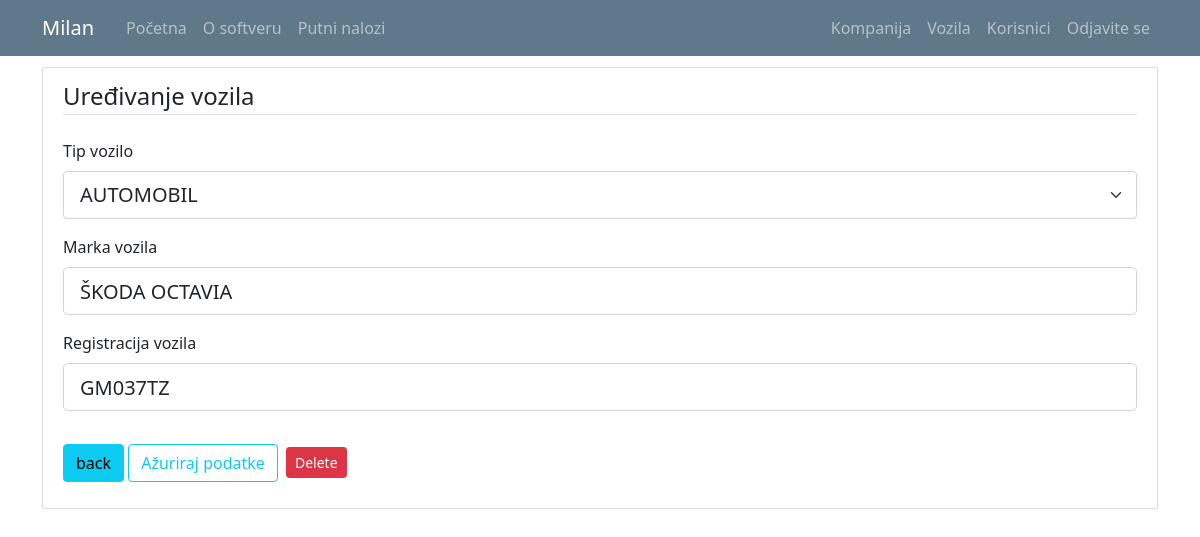
Page /vehicle/3 (signed in) on the committed database.
### putninalozi/models.py (models this page shows, shortened)
class User(db.Model, UserMixin):
    id = db.Column(db.Integer, primary_key=True)
    email = db.Column(db.String(120), unique=True, nullable=False)
    password = db.Column(db.String(60), nullable = False)
    name = db.Column(db.String(20), unique=False, nullable=False)
    surname = db.Column(db.String(20), unique=False, nullable=False)
    gender = db.Column(db.String(1)) #(0, "srednji"), (1, "muški"), (2, "ženski")
    workplace = db.Column(db.String(20), unique=False, nullable=False)
    authorization = db.Column(db.String(10), nullable = False) # ovde treba da budu tipovi korisnika: S_admin, C_admin, C_user
    company_id = db.Column(db.Integer, db.ForeignKey('company.id'), nullable=True)
    default_vehicle = db.Column(db.Integer) #kod radnika koji imaju svoj auto, da bude podrazumevana vrednost id tog vozila
    travelwarrants = db.relationship('TravelWarrant', backref='travelwarrant_user', lazy=True)

class Vehicle(db.Model):
    id = db.Column(db.Integer, primary_key=True)
    vehicle_type = db.Column(db.String(10), nullable = False)
    vehicle_brand = db.Column(db.String(10), nullable = False)
    vehicle_registration = db.Column(db.String(12), nullable = False)
    company_id = db.Column(db.Integer, db.ForeignKey('company.id'), nullable=False)
    travelwarrants = db.relationship('TravelWarrant', backref='travelwarrant_vehicle', lazy=True)

### putninalozi/vehicles/routes.py (the view)
@vehicles.route("/vehicle/<int:vehicle_id>", methods=['GET', 'POST'])
def vehicle_profile(vehicle_id): #ovo je funkcija za editovanje vozila
    vehicle = Vehicle.query.get_or_404(vehicle_id)
    if not current_user.is_authenticated:
        flash('Da bi ste pristupili ovoj stranici treba da budete ulogovani.', 'danger')
        return redirect(url_for('users.login'))
    elif current_user.authorization != 's_admin' and current_user.authorization != 'c_admin':
        abort(403)
    elif current_user.authorization == 'c_admin':
        if current_user.user_company.id != vehicle.vehicle_company.id:
            abort(403)
    print(Company.query.filter_by(id=vehicle.company_id).first().id)
    form = UpdateVehicleForm()
    form.reset()
    if form.validate_on_submit():
        vehicle.vehicle_type = form.vehicle_type.data.upper()
        vehicle.vehicle_brand = form.vehicle_brand.data.upper()
        vehicle.vehicle_registration = form.vehicle_registration.data.upper()
        if current_user.authorization == 'c_admin':
            vehicle.company_id=int(current_user.company_id)
        elif current_user.authorization == 's_admin':
            vehicle.company_id = form.company_id.data
        db.session.commit()
        flash('Profil vozila je ažuriran', 'success')
        return redirect(url_for('vehicles.vehicle_list')) #vidi da li je bolje na neko drugo mesto da ga prebaci
    elif request.method == 'GET':
        form.vehicle_type.data = str(vehicle.vehicle_type)
        form.vehicle_brand.data = vehicle.vehicle_brand
        form.vehicle_registration.data = vehicle.vehicle_registration
        form.company_id.choices = [(c.id, c.companyname) for c in db.session.query(Company.id,Company.companyname).order_by('companyname').all()]
        form.company_id.data = str(vehicle.company_id)
    return render_template('vehicle.html', title="Uređivanje vozila", vehicle=vehicle, form=form, legend='Uređivanje vozila')

### putninalozi/vehicles/forms.py
class UpdateVehicleForm(FlaskForm):
    vehicle_type = SelectField('Tip vozilo', validators=[DataRequired()], choices=[('AUTOMOBIL', 'AUTOMOBIL'),('KOMBI', 'KOMBI'),('KAMION', 'KAMION')])
    vehicle_brand = StringField('Marka vozila', validators=[DataRequired(), Length(min=2, max=20)])
    vehicle_registration = StringField('Registracija vozila', validators=[DataRequired(), Length(min=7, max=12)]) # GM 047-DD
    company_id = SelectField('Kompanija', validators=[DataRequired()], choices=[(c.id, c.companyname) for c in db.session.query(Company.id,Company.companyname).order_by('companyname').all()])
    submit = SubmitField('Ažuriraj podatke')
    def reset(self):
        self.__init__()

### putninalozi/models.py (called while the page is built)
@login_manager.user_loader
def load_user(user_id):
    return User.query.get(int(user_id))

### putninalozi/templates/vehicle.html (shortened to what this page needs)
{% extends "layout.html" %}
{% block content %}
<div class="content-section">
    <form method="POST" action="">
        <fieldset class="form-group">
            <legend class="border-bottom mb-4">{{ legend }}</legend>
            <div class="form-group">
                {{ form.vehicle_type.label(class="form-control-label") }}
                {% if form.vehicle_type.errors %}
                    {{ form.vehicle_type(class="form-control form-control-lg is-invalid") }}
                    <div class="invalid-feedback">
                        {% for error in form.vehicle_type.errors %}
                            <span>{{ error }}</span>
                        {% endfor %}
                    </div>
                {% else %}
                    {{ form.vehicle_type(class="form-select form-select-lg") }}
                {% endif %}
            </div>
            <div class="form-group">
                {{ form.vehicle_brand.label(class="form-control-label") }}
                {% if form.vehicle_brand.errors %}
                    {{ form.vehicle_brand(class="form-control form-control-lg is-invalid") }}
                    <div class="invalid-feedback">
                        {% for error in form.vehicle_brand.errors %}
                            <span>{{ error }}</span>
                        {% endfor %}
                    </div>
                {% else %}
                    {{ form.vehicle_brand(class="form-control form-control-lg") }}
                {% endif %}
            </div>
            <div class="form-group">
                {{ form.vehicle_registration.label(class="form-control-label") }}
                {% if form.vehicle_registration.errors %}
                    {{ form.vehicle_registration(class="form-control form-control-lg is-invalid") }}
                    <div class="invalid-feedback">
                        {% for error in form.vehicle_registration.errors %}
                            <span>{{ error }}</span>
                        {% endfor %}
                    </div>
                {% else %}
                    {{ form.vehicle_registration(class="form-control form-control-lg") }}
                {% endif %}
            </div>
        </fieldset>
        <div class="form-group">
          <a class="btn btn-info" href="{{url_for('vehicles.vehicle_list')}}">back</a>
          {{ form.submit(class="btn btn-outline-info") }}
          {% if current_user.authorization == 's_admin' or current_user.authorization == 'c_admin' %}
            <button type="button" class="btn btn-danger btn-sm m-1" data-toggle="modal" data-target="#DeleteModal">Delete</button>
          {% endif %}
        </div>
  </form>
</div>
{% endblock content%}

### putninalozi/templates/layout.html (shortened to what this page needs)
<!doctype html>
<html lang="en">
  <head>
    <link rel="stylesheet" href="https://cdn.jsdelivr.net/npm/bootstrap@4.3.1/dist/css/bootstrap.min.css">
    <link rel="stylesheet" type="text/css" href="{{ url_for('static', filename='main.css') }}">
    <link href="https://cdn.jsdelivr.net/npm/bootstrap@5.0.1/dist/css/bootstrap.min.css" rel="stylesheet">
    <link rel="stylesheet" type="text/css" href="https://cdn.datatables.net/1.10.25/css/dataTables.bootstrap5.css">
  </head>
  <body>
    <header class="site-header">
      <nav class="navbar navbar-expand-md navbar-dark bg-steel fixed-top">
        <div class="container">
          <a class="navbar-brand mr-4" href="/">{{ current_user.name }}</a>
          <div class="collapse navbar-collapse" id="navbarToggle">
            <div class="navbar-nav mr-auto">
              {% if current_user.is_authenticated %}
                <a class="nav-item nav-link" href="{{ url_for('main.home') }}">Početna</a>
                <a class="nav-item nav-link" href="{{ url_for('main.about') }}">O softveru</a>
                <a class="nav-item nav-link" href="{{ url_for('travel_warrants.travel_warrant_list') }}">Putni nalozi</a>
              {% else %}
                <a class="nav-item nav-link" href="{{ url_for('main.home') }}">Početna</a>
                <a class="nav-item nav-link" href="{{ url_for('main.about') }}">O softveru</a>
              {% endif %}
            </div>
            <div class="navbar-nav">
              {% if current_user.is_authenticated %}
                {% if current_user.authorization == 's_admin' %}
                  <a class="nav-item nav-link" href="{{ url_for('companys.company_list') }}">Kompanija</a>
                  <a class="nav-item nav-link" href="{{ url_for('vehicles.vehicle_list') }}">Vozila</a>
                  <a class="nav-item nav-link" href="{{ url_for('users.user_list') }}">Korisnici</a>
                  <a class="nav-item nav-link" href="{{ url_for('users.logout') }}">Odjavite se</a>
                {% elif current_user.authorization == 'c_admin'%}
                  <a class="nav-item nav-link" href="{{ url_for('companys.company_list') }}">Kompanija</a>
                  <a class="nav-item nav-link" href="{{ url_for('vehicles.vehicle_list') }}">Vozila</a>
                  <a class="nav-item nav-link" href="{{ url_for('users.user_list') }}">Korisnici</a>
                  <a class="nav-item nav-link" href="{{ url_for('users.logout') }}">Odjavite se</a>
                {% else %}
                  <a class="nav-item nav-link" href="{{ url_for('users.logout') }}">Odjavite se</a>
                {% endif %}
              {% else %}
                <a class="nav-item nav-link" href="{{ url_for('users.login') }}">Prijavljivanje</a>
              {% endif %}
            </div>
          </div>
        </div>
      </nav>
    </header>
    <main role="main" class="container">
      <div class="row">
        <div class="col-md-12">
          {% block content %}{% endblock %}
        </div>
      </div>
    </main>
  </body>
</html>

### putninalozi/static/main.css (style rules this page uses)
body { background: #fafafa; color: #333333; margin-top: 5rem; }
.bg-steel { background-color: #5f788a; }
.site-header .navbar-nav .nav-link { color: #cbd5db; }
.content-section { background: #ffffff; padding: 10px 20px; border: 1px solid #dddddd; border-radius: 3px; margin-bottom: 20px; }

### rows in the picture
User: name "Milan"
Vehicle: vehicle_type "AUTOMOBIL", vehicle_brand "ŠKODA OCTAVIA", vehicle_registration "GM037TZ"

### other values in the picture
{{ legend }} "Uređivanje vozila"
